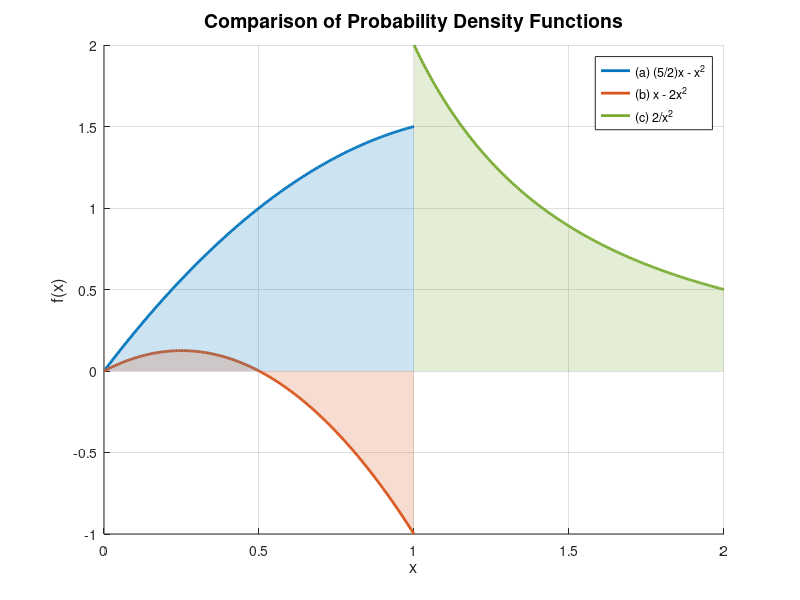

Source code (MATLAB): (Note: this script raises an error after producing the figure.)
% ==============================================================
%   Statistics and Adjustment Theory
%   Author: Om Prakash Bhandari & Sandesh Pokhrel
%   Date: 08.11.2025
% ==============================================================


% [B] Probability Density Function (PDF)

% (5) Check which of the following functions is a probability
% density function and explain why.

% pdf requirements:

% -- f(x) should be greater than or equal to 0
% -- integral of f(x) should equal to 1

% verify integrals for the mentioned three functions ....

% (a)
fa = @(x) (5/2).*x - x.^2;
Ia = integral(fa, 0, 1);

% (b)
fb = @(x) x - 2.*x.^2;
Ib = integral(fb, 0, 1);

% (c)
fc = @(x) 2./(x.^2);
Ic = integral(fc, 1, 2);

fprintf('Integral (a) = %.4f\n', Ia);
fprintf('Integral (b) = %.4f\n', Ib);
fprintf('Integral (c) = %.4f\n', Ic);

% Plotting all three functions to see why only function (c)
% is a probability density function

% -- define x-ranges
x1 = linspace(0,1,200); % for (a) & (b)
x2 = linspace(1,2,200); % for (c)

% -- compute function values
y1a = fa(x1);
y1b = fb(x1);
y2c = fc(x2);

% -- create figure
figure;
hold on; grid on;

% plot each function with labels
plot(x1, y1a, 'LineWidth', 2, 'Color', [0 0.45 0.74]); % blue
plot(x1, y1b, 'LineWidth', 2, 'Color', [0.85 0.33 0.10]); % orange
plot(x2, y2c, 'LineWidth', 2, 'Color', [0.47 0.67 0.19]); % green

% -- add details
xlabel('x', 'FontSize', 12);
ylabel('f(x)', 'FontSize', 12);
title('Comparison of Probability Density Functions', 'FontSize', 14);

% -- visualize the area under the curve
% Shade area for (a)
fill([x1 fliplr(x1)], [y1a zeros(size(y1a))], [0 0.45 0.74], ...
    'FaceAlpha', 0.2, 'EdgeColor', 'none');
% Shade area for (b)
fill([x1 fliplr(x1)], [y1b zeros(size(y1b))], [0.85 0.33 0.10], ...
    'FaceAlpha', 0.2, 'EdgeColor', 'none');
% Shade area for (c)
fill([x2 fliplr(x2)], [y2c zeros(size(y2c))], [0.47 0.67 0.19], ...
    'FaceAlpha', 0.2, 'EdgeColor', 'none');


legend({'(a) (5/2)x - x^2', '(b) x - 2x^2', '(c) 2/x^2'}, ...
    'Location', 'northeast');
yline(0, '--k'); % horizontal line at f(x)=0
hold off;



% --------------------------------------------------------------



% (6) Cumulative Distribution Function

% The Cumulative Distribution Function (CDF), of a real-valued random
% variable X, evaluated at x, is the probability function that X will
% take a value less than or equal to x. It is used to describe the
% probability distribution of random variables in a table.

clear; clc; close all;

% -- define pdf as anonymous function
f = @(x) (x>0 & x<1).*1;  % 1 for 0<x<1, else 0

% -- numeric cdf values at some points
x_test = [-0.5, 0, 0.25, 0.5, 0.75, 1, 1.5];
F_numeric = arrayfun(@(x) integral(f, -inf, x), x_test);

% -- numeric expectation via integral
E_numeric = integral(@(t) t.*f(t), -inf, inf);

fprintf('Numeric cdf at test points:\n');
disp(table(x_test', F_numeric', 'VariableNames', {'x', 'F(x)'} ));

% -- display numeric expectation result
fprintf('Numeric expectation E(X) = %.6f\n', E_numeric);

% --- Simulation check ---
N = 1e6;

% generates Uniform(0,1) samples
X = rand(N,1);           
E_sim = mean(X);

fprintf('Simulated mean (N=%d) = %.6f\n', N, E_sim);

% -- plot analytic CDF and empirical CDF --

x_plot = linspace(-0.5,1.5,400);
F_plot = arrayfun(@(x) integral(f, -inf, x), x_plot);

figure;
plot(x_plot, F_plot, 'LineWidth', 2); hold on;

% empirical CDF from simulation
ecdf(X);

xlabel('x'); ylabel('F(x)');
title('Analytic CDF and Empirical CDF');
legend('Analytic F(x)','Empirical CDF (simulation)','Location','southeast');
grid on;



% --------------------------------------------------------------


% (7) Computation of expectation values

clear; clc; close all;

mu = 120;
E_x = mu;

E_y1 = E_x - 15;
E_y2 = (4/3)*E_x - 27;

fprintf('E[y1] = %d\n', E_y1);
fprintf('E[y2] = %d\n', E_y2);



% ========================================================= %

